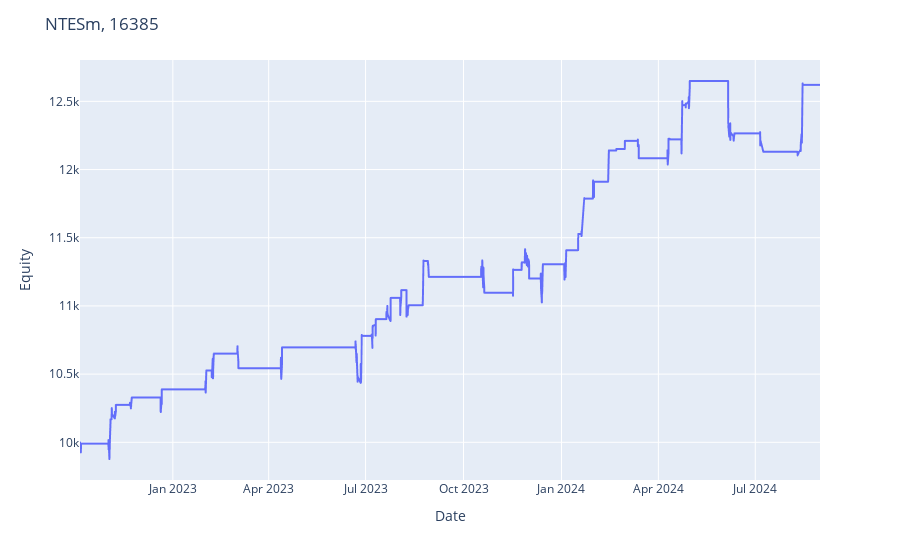
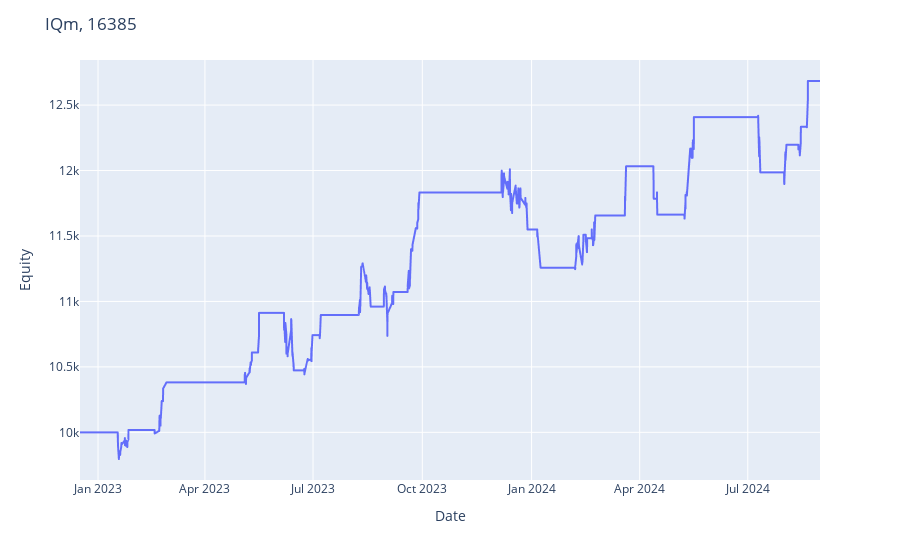

The code cell stored with these charts, in order, in its notebook:
### Markdown cell above
# WFO

### Code cell
from backtest.utils import optim_func_2

lookback_bars = 1800
validation_bars = 180
warmup_bars = 200

all_wfo_performances = pd.DataFrame()
stats_per_symbol = {}

params = {
    'b_open_threshold' : [0.9, 0.95, 1, 1.5],
    'b_close_threshold': [0.2, 0.5, 0.6, 0.8, 0.9, 1],
}

for index, row in filter_performance.iterrows():
    
    # try:
    ticker = row.ticker
    interval = row.interval
    
    print(ticker, interval)
    
    prices = symbols[ticker][interval]

    wfo_stats, df_stats = run_wfo(
        strategy=STRATEGY,
        ticker=ticker,
        interval=interval,
        prices=prices,
        initial_cash=INITIAL_CASH,
        commission=COMMISSION,
        margin=MARGIN,
        optim_func=optim_func_2,
        params=params,
        lookback_bars=lookback_bars,
        warmup_bars=warmup_bars,
        validation_bars=validation_bars
    )
    
    if ticker not in stats_per_symbol.keys():
        stats_per_symbol[ticker] = {}

    stats_per_symbol[ticker][interval] = wfo_stats

    all_wfo_performances = pd.concat([all_wfo_performances, df_stats])
    
    # except:
    #     print(f'No se pudo ejecutar para el ticker {ticker}')

all_wfo_performances['return/dd'] = all_wfo_performances['return'] / -all_wfo_performances['drawdown']
all_wfo_performances['drawdown'] = -all_wfo_performances['drawdown']
all_wfo_performances['custom_metric'] = (all_wfo_performances['return'] / (1 + all_wfo_performances.drawdown)) * np.log(1 + all_wfo_performances.trades)

all_wfo_performances.drawdown_duration = pd.to_timedelta(all_wfo_performances.drawdown_duration)
all_wfo_performances.drawdown_duration = all_wfo_performances.drawdown_duration.dt.days

all_wfo_performances.sort_values(by='return/dd', ascending=False)

### Figure 1 — Plotly figure (JSON) as saved in the notebook; plotly's stock layout.template omitted (floating-point values rounded to 4 significant figures; data arrays with more than 128 entries replaced by an {"elided": "..."} marker saying what was removed)
{"data": [{"hovertemplate": "x=%{x}<br>y=%{y}<extra></extra>", "legendgroup": "", "line": {"color": "#636efa", "dash": "solid"}, "marker": {"symbol": "circle"}, "mode": "lines", "name": "", "showlegend": false, "textposition": "bottom right", "type": "scattergl", "x": {"elided": "4396 str values"}, "xaxis": "x", "y": {"elided": "4396 float values"}, "yaxis": "y"}], "layout": {"legend": {"tracegroupgap": 0}, "margin": {"t": 60}, "title": {"text": "NTESm, 16385"}, "xaxis": {"anchor": "y", "domain": [0, 1], "title": {"text": "Date"}}, "yaxis": {"anchor": "x", "domain": [0, 1], "title": {"text": "Equity"}}}}

### Figure 2 — Plotly figure (JSON) as saved in the notebook; plotly's stock layout.template omitted (floating-point values rounded to 4 significant figures; data arrays with more than 128 entries replaced by an {"elided": "..."} marker saying what was removed)
{"data": [{"hovertemplate": "x=%{x}<br>y=%{y}<extra></extra>", "legendgroup": "", "line": {"color": "#636efa", "dash": "solid"}, "marker": {"symbol": "circle"}, "mode": "lines", "name": "", "showlegend": false, "textposition": "bottom right", "type": "scattergl", "x": {"elided": "2978 str values"}, "xaxis": "x", "y": {"elided": "2978 float values"}, "yaxis": "y"}], "layout": {"legend": {"tracegroupgap": 0}, "margin": {"t": 60}, "title": {"text": "IQm, 16385"}, "xaxis": {"anchor": "y", "domain": [0, 1], "title": {"text": "Date"}}, "yaxis": {"anchor": "x", "domain": [0, 1], "title": {"text": "Equity"}}}}
